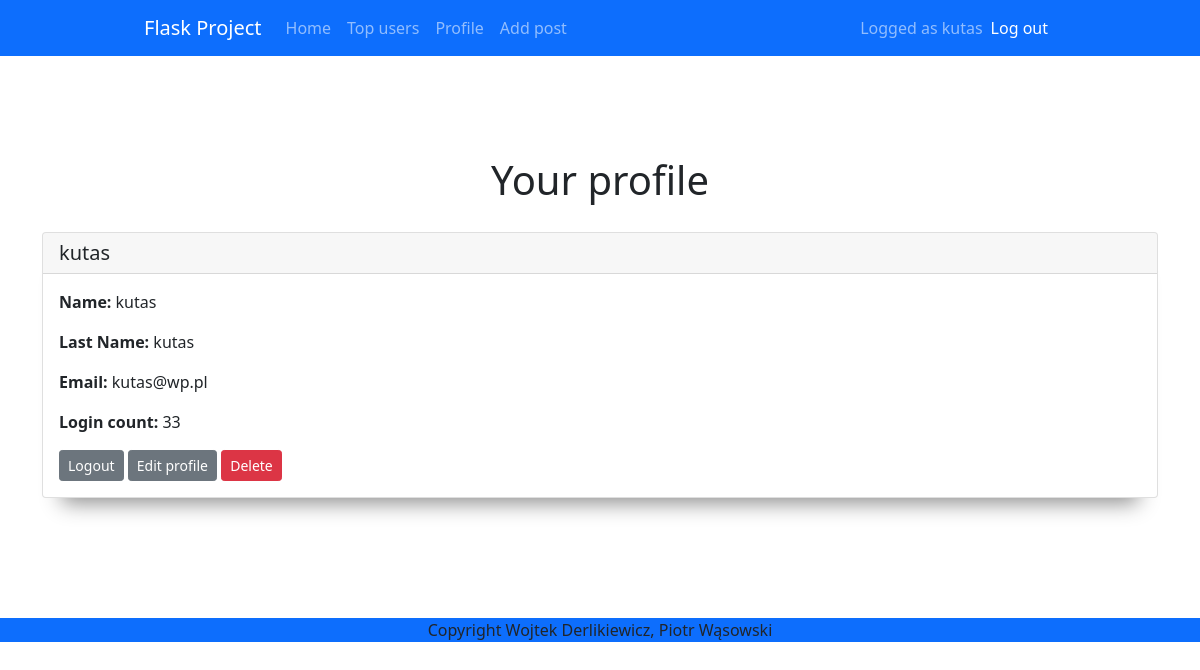
The app's page /profile (signed in), older data.
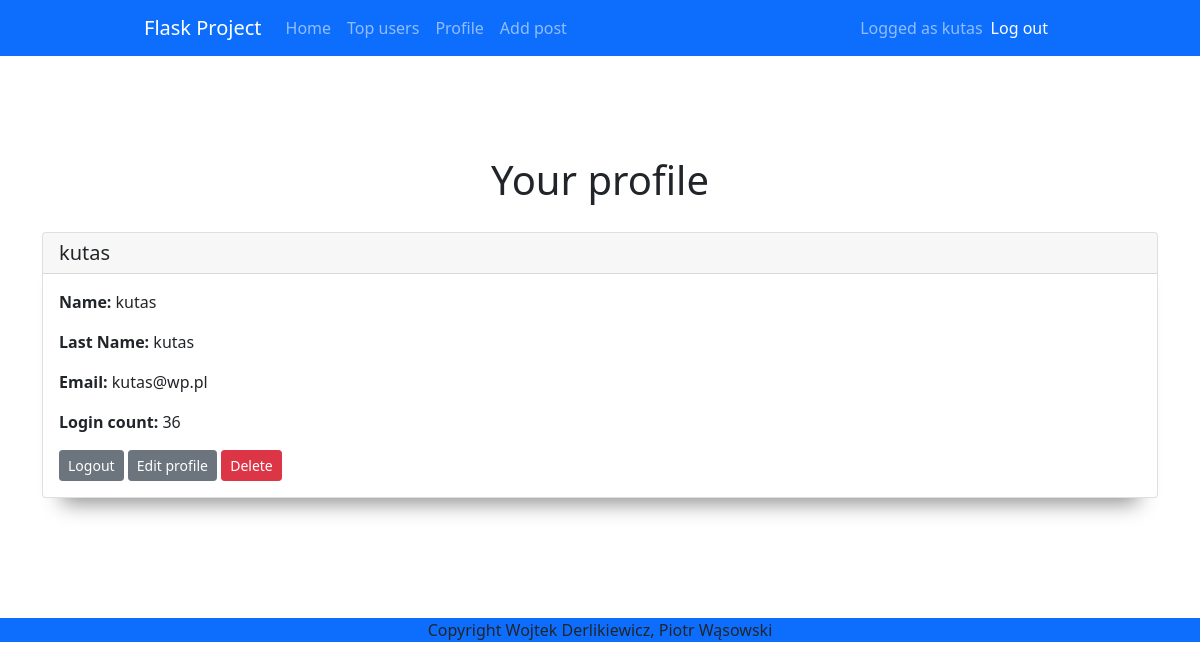
The same page, newer data.
### app.py (models this page shows)
class User(db.Model, UserMixin):
    id = db.Column(db.Integer, primary_key = True)
    email = db.Column(db.String(30), nullable=False, unique=True)
    name = db.Column(db.String(20), nullable=False)
    last_name = db.Column(db.String(20), nullable=False)
    password = db.Column(db.String(80), nullable=False)
    login_count = db.Column(db.Integer, nullable=False, default=0)
    isAdmin = db.Column(db.Boolean(), nullable=False, default=False)

### app.py (the view)
@app.route('/profile', methods=['GET', 'POST'])
@login_required
def profile():
    user = current_user
    return render_template('profile.html')

### app.py (called while the page is built)
@login_manager.user_loader
def load_user(user_id):
    return User.query.get(int(user_id))

### templates/profile.html
{% extends "base.html" %} {% block title %}profile{% endblock %}
{% block content %}
<h1>Your profile</h1>
<div class="card">
  <h5 class="card-header">{{ current_user.name }}</h5>
  <div class="card-body">
    <p class="card-text"><b>Name:</b> {{ current_user.name }}</p>
    <p class="card-text"><b>Last Name:</b> {{ current_user.last_name }}</p>
    <p class="card-text"><b>Email:</b> {{ current_user.email }}</p>
    <p class="card-text"><b>Login count:</b> {{ current_user.login_count }}</p>
    <a href="logout" class="btn btn-secondary btn-sm">Logout</a>
    <a href="profile/update/{{current_user.id}}" class="btn btn-secondary btn-sm">Edit profile</a>
    <a href="profile/delete/{{current_user.id}}" class="btn btn btn-danger btn-sm">Delete</a>
  </div>
</div>
{% endblock %}

### templates/base.html (shortened to what this page needs)
<!DOCTYPE html>
<html lang="pl">
  <head>
    {% block styles %}
    <link
      rel="stylesheet"
      href="{{url_for('.static', filename='styles/base.css')}}"
    />
    <link
      href="https://cdn.jsdelivr.net/npm/bootstrap@5.1.3/dist/css/bootstrap.min.css"
      rel="stylesheet"
    />
    {% endblock %}
  </head>
  <body>
    <nav class="navbar navbar-expand-lg navbar-dark bg-primary">
      <div class="container-fluid">
        <a class="navbar-brand" href="{{url_for('home')}}">Flask Project</a>
        <div class="collapse navbar-collapse" id="navbarText">
          <ul class="navbar-nav me-auto mb-2 mb-lg-0">
            <li class="nav-item">
              <a class="nav-link"
                aria-current="page"
                href="{{url_for('home')}}"
                >Home</a>
            </li>
            <li class="nav-item">
              <a class="nav-link" href="{{url_for('topUsers')}}">Top users</a>
            </li>
            {% if current_user.is_authenticated %}
            <li class="nav-item">
              <a class="nav-link" href="{{url_for('profile')}}">Profile</a>
            </li>
            <li class="nav-item">
              <a class="nav-link" href="{{url_for('add_post')}}">Add post</a>
            </li>
            {% endif %}
          </ul>
          {% if current_user.is_authenticated %}
          <span class="navbar-text">
            Logged as {{current_user.name }}
            </span>
            <span class="navbar-item">
              <ul class="navbar-nav me-auto mb-2 mb-lg-0">
                <li class="nav-item">
                  <a
                    class="nav-link active"
                    aria-current="page"
                    href="{{url_for('logout')}}"
                    >Log out</a
                  >
                </li>
              </ul>
            </span>
            {% endif %}
        </div>
      </div>
    </nav>
    <div class="container">{% block content %} {% endblock %}</div>
    <footer>Copyright Wojtek Derlikiewicz, Piotr Wąsowski</footer>
  </body>
</html>

Row changes from the older to the newer data that the page shows:
changed User "kutas": login_count "33" → "36"
